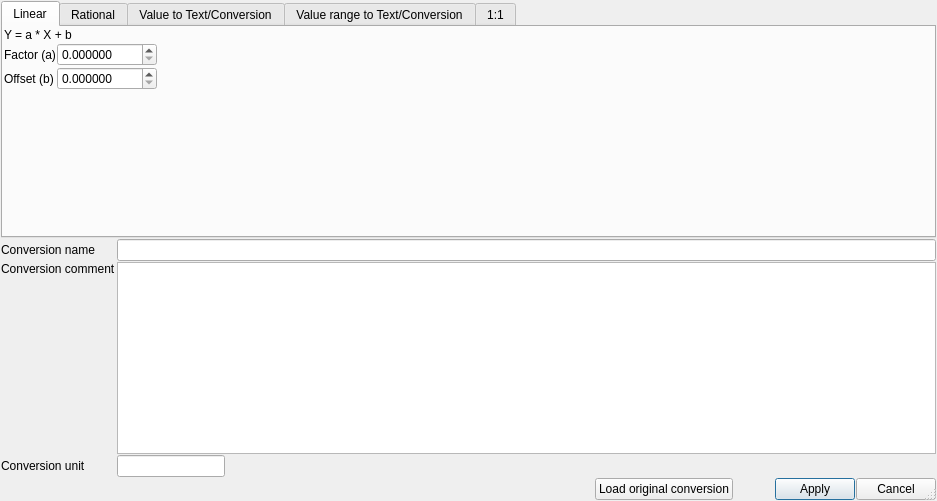
<?xml version="1.0" encoding="UTF-8"?>
<ui version="4.0">
 <class>ConversionDialog</class>
 <widget class="QDialog" name="ConversionDialog">
  <property name="geometry">
   <rect>
    <x>0</x>
    <y>0</y>
    <width>937</width>
    <height>501</height>
   </rect>
  </property>
  <property name="maximumSize">
   <size>
    <width>16777215</width>
    <height>16777215</height>
   </size>
  </property>
  <property name="windowTitle">
   <string>Define new channel</string>
  </property>
  <property name="windowIcon">
   <iconset resource="resource.qrc">
    <normaloff>:/plus.png</normaloff>:/plus.png</iconset>
  </property>
  <property name="sizeGripEnabled">
   <bool>true</bool>
  </property>
  <layout class="QGridLayout" name="gridLayout" rowstretch="1,0,0,0,0,0" columnstretch="0,0,1,0,0,0,0">
   <property name="leftMargin">
    <number>1</number>
   </property>
   <property name="topMargin">
    <number>1</number>
   </property>
   <property name="rightMargin">
    <number>1</number>
   </property>
   <property name="bottomMargin">
    <number>1</number>
   </property>
   <property name="spacing">
    <number>1</number>
   </property>
   <item row="5" column="2">
    <spacer name="horizontalSpacer_4">
     <property name="orientation">
      <enum>Qt::Orientation::Horizontal</enum>
     </property>
     <property name="sizeHint" stdset="0">
      <size>
       <width>40</width>
       <height>20</height>
      </size>
     </property>
    </spacer>
   </item>
   <item row="3" column="0">
    <widget class="QLabel" name="label_8">
     <property name="text">
      <string>Conversion comment</string>
     </property>
     <property name="alignment">
      <set>Qt::AlignmentFlag::AlignLeading|Qt::AlignmentFlag::AlignLeft|Qt::AlignmentFlag::AlignTop</set>
     </property>
    </widget>
   </item>
   <item row="1" column="0">
    <widget class="QLabel" name="label_7">
     <property name="text">
      <string>Conversion name</string>
     </property>
    </widget>
   </item>
   <item row="4" column="1">
    <widget class="QLineEdit" name="unit">
     <property name="placeholderText">
      <string/>
     </property>
    </widget>
   </item>
   <item row="4" column="0">
    <widget class="QLabel" name="label_6">
     <property name="text">
      <string>Conversion unit</string>
     </property>
    </widget>
   </item>
   <item row="5" column="5">
    <widget class="QPushButton" name="apply_btn">
     <property name="text">
      <string>Apply</string>
     </property>
    </widget>
   </item>
   <item row="1" column="1" colspan="6">
    <widget class="QLineEdit" name="name">
     <property name="inputMask">
      <string/>
     </property>
     <property name="text">
      <string/>
     </property>
     <property name="placeholderText">
      <string/>
     </property>
    </widget>
   </item>
   <item row="3" column="1" colspan="6">
    <widget class="QPlainTextEdit" name="comment"/>
   </item>
   <item row="5" column="3">
    <widget class="QPushButton" name="load_original_conversion_btn">
     <property name="text">
      <string>Load original conversion</string>
     </property>
    </widget>
   </item>
   <item row="5" column="6">
    <widget class="QPushButton" name="cancel_btn">
     <property name="text">
      <string>Cancel</string>
     </property>
    </widget>
   </item>
   <item row="5" column="1">
    <spacer name="horizontalSpacer_3">
     <property name="orientation">
      <enum>Qt::Orientation::Horizontal</enum>
     </property>
     <property name="sizeHint" stdset="0">
      <size>
       <width>40</width>
       <height>20</height>
      </size>
     </property>
    </spacer>
   </item>
   <item row="0" column="0" colspan="7">
    <widget class="QTabWidget" name="tabs">
     <property name="currentIndex">
      <number>0</number>
     </property>
     <widget class="QWidget" name="tab">
      <attribute name="title">
       <string>Linear</string>
      </attribute>
      <layout class="QGridLayout" name="gridLayout_5" columnstretch="0,0,0">
       <property name="leftMargin">
        <number>1</number>
       </property>
       <property name="topMargin">
        <number>1</number>
       </property>
       <property name="rightMargin">
        <number>1</number>
       </property>
       <property name="bottomMargin">
        <number>1</number>
       </property>
       <property name="spacing">
        <number>1</number>
       </property>
       <item row="2" column="0">
        <widget class="QLabel" name="label_10">
         <property name="text">
          <string>Offset (b)</string>
         </property>
        </widget>
       </item>
       <item row="2" column="1">
        <widget class="QDoubleSpinBox" name="b">
         <property name="decimals">
          <number>6</number>
         </property>
        </widget>
       </item>
       <item row="0" column="0" colspan="2">
        <widget class="QLabel" name="label_11">
         <property name="text">
          <string>Y = a * X + b</string>
         </property>
        </widget>
       </item>
       <item row="1" column="0">
        <widget class="QLabel" name="label_9">
         <property name="text">
          <string>Factor (a)</string>
         </property>
        </widget>
       </item>
       <item row="1" column="2">
        <spacer name="horizontalSpacer">
         <property name="orientation">
          <enum>Qt::Orientation::Horizontal</enum>
         </property>
         <property name="sizeHint" stdset="0">
          <size>
           <width>40</width>
           <height>20</height>
          </size>
         </property>
        </spacer>
       </item>
       <item row="1" column="1">
        <widget class="QDoubleSpinBox" name="a">
         <property name="minimumSize">
          <size>
           <width>100</width>
           <height>0</height>
          </size>
         </property>
         <property name="decimals">
          <number>6</number>
         </property>
        </widget>
       </item>
       <item row="3" column="0">
        <spacer name="verticalSpacer">
         <property name="orientation">
          <enum>Qt::Orientation::Vertical</enum>
         </property>
         <property name="sizeHint" stdset="0">
          <size>
           <width>20</width>
           <height>40</height>
          </size>
         </property>
        </spacer>
       </item>
      </layout>
     </widget>
     <widget class="QWidget" name="tab_2">
      <attribute name="title">
       <string>Rational</string>
      </attribute>
      <layout class="QGridLayout" name="gridLayout_6" columnstretch="0,0,0">
       <property name="leftMargin">
        <number>1</number>
       </property>
       <property name="topMargin">
        <number>1</number>
       </property>
       <property name="rightMargin">
        <number>1</number>
       </property>
       <property name="bottomMargin">
        <number>1</number>
       </property>
       <property name="spacing">
        <number>1</number>
       </property>
       <item row="1" column="0">
        <widget class="QLabel" name="label_3">
         <property name="text">
          <string>P1</string>
         </property>
        </widget>
       </item>
       <item row="7" column="0">
        <spacer name="verticalSpacer_2">
         <property name="orientation">
          <enum>Qt::Orientation::Vertical</enum>
         </property>
         <property name="sizeHint" stdset="0">
          <size>
           <width>20</width>
           <height>40</height>
          </size>
         </property>
        </spacer>
       </item>
       <item row="3" column="1">
        <widget class="QDoubleSpinBox" name="p3">
         <property name="decimals">
          <number>6</number>
         </property>
        </widget>
       </item>
       <item row="1" column="1">
        <widget class="QDoubleSpinBox" name="p1">
         <property name="minimumSize">
          <size>
           <width>100</width>
           <height>0</height>
          </size>
         </property>
         <property name="decimals">
          <number>6</number>
         </property>
        </widget>
       </item>
       <item row="2" column="1">
        <widget class="QDoubleSpinBox" name="p2">
         <property name="decimals">
          <number>6</number>
         </property>
        </widget>
       </item>
       <item row="2" column="0">
        <widget class="QLabel" name="label_4">
         <property name="text">
          <string>P2</string>
         </property>
        </widget>
       </item>
       <item row="6" column="0">
        <widget class="QLabel" name="label_15">
         <property name="text">
          <string>P6</string>
         </property>
        </widget>
       </item>
       <item row="4" column="0">
        <widget class="QLabel" name="label_13">
         <property name="text">
          <string>P4</string>
         </property>
        </widget>
       </item>
       <item row="6" column="1">
        <widget class="QDoubleSpinBox" name="p6">
         <property name="decimals">
          <number>6</number>
         </property>
        </widget>
       </item>
       <item row="5" column="1">
        <widget class="QDoubleSpinBox" name="p5">
         <property name="decimals">
          <number>6</number>
         </property>
        </widget>
       </item>
       <item row="3" column="0">
        <widget class="QLabel" name="label_5">
         <property name="text">
          <string>P3</string>
         </property>
        </widget>
       </item>
       <item row="4" column="1">
        <widget class="QDoubleSpinBox" name="p4">
         <property name="decimals">
          <number>6</number>
         </property>
        </widget>
       </item>
       <item row="5" column="0">
        <widget class="QLabel" name="label_14">
         <property name="text">
          <string>P5</string>
         </property>
        </widget>
       </item>
       <item row="1" column="2">
        <spacer name="horizontalSpacer_2">
         <property name="orientation">
          <enum>Qt::Orientation::Horizontal</enum>
         </property>
         <property name="sizeHint" stdset="0">
          <size>
           <width>40</width>
           <height>20</height>
          </size>
         </property>
        </spacer>
       </item>
       <item row="0" column="0" colspan="3">
        <widget class="QLabel" name="label_2">
         <property name="text">
          <string>Y = (P1 * X^2 + P2 * X +P3) / (P4 * X^2 + P5 * X + P6)</string>
         </property>
        </widget>
       </item>
      </layout>
     </widget>
     <widget class="QWidget" name="tab_3">
      <attribute name="title">
       <string>Value to Text/Conversion</string>
      </attribute>
      <layout class="QGridLayout" name="gridLayout_2" columnstretch="0,0,0,0,0">
       <property name="leftMargin">
        <number>1</number>
       </property>
       <property name="topMargin">
        <number>1</number>
       </property>
       <property name="rightMargin">
        <number>1</number>
       </property>
       <property name="bottomMargin">
        <number>1</number>
       </property>
       <property name="spacing">
        <number>1</number>
       </property>
       <item row="1" column="0" rowspan="4" colspan="4">
        <widget class="MinimalListWidget" name="vtt_list"/>
       </item>
       <item row="5" column="2">
        <widget class="QStackedWidget" name="vtt_mode">
         <property name="currentIndex">
          <number>0</number>
         </property>
         <widget class="QWidget" name="page">
          <layout class="QHBoxLayout" name="horizontalLayout">
           <property name="spacing">
            <number>1</number>
           </property>
           <property name="leftMargin">
            <number>1</number>
           </property>
           <property name="topMargin">
            <number>1</number>
           </property>
           <property name="rightMargin">
            <number>1</number>
           </property>
           <property name="bottomMargin">
            <number>1</number>
           </property>
           <item>
            <widget class="QLineEdit" name="vtt_default"/>
           </item>
          </layout>
         </widget>
         <widget class="QWidget" name="page_2">
          <layout class="QHBoxLayout" name="horizontalLayout_2">
           <property name="spacing">
            <number>1</number>
           </property>
           <property name="leftMargin">
            <number>1</number>
           </property>
           <property name="topMargin">
            <number>1</number>
           </property>
           <property name="rightMargin">
            <number>1</number>
           </property>
           <property name="bottomMargin">
            <number>1</number>
           </property>
           <item>
            <widget class="QPushButton" name="vtt_default_btn">
             <property name="text">
              <string>Default conversion</string>
             </property>
            </widget>
           </item>
          </layout>
         </widget>
        </widget>
       </item>
       <item row="2" column="4">
        <spacer name="verticalSpacer_3">
         <property name="orientation">
          <enum>Qt::Orientation::Vertical</enum>
         </property>
         <property name="sizeHint" stdset="0">
          <size>
           <width>20</width>
           <height>40</height>
          </size>
         </property>
        </spacer>
       </item>
       <item row="1" column="4">
        <widget class="QPushButton" name="insert_btn">
         <property name="text">
          <string>Insert</string>
         </property>
        </widget>
       </item>
       <item row="5" column="0">
        <widget class="QLabel" name="label_16">
         <property name="text">
          <string>Default</string>
         </property>
        </widget>
       </item>
       <item row="0" column="0" colspan="4">
        <widget class="QLabel" name="label">
         <property name="text">
          <string>X -&gt; Y (str/float) </string>
         </property>
        </widget>
       </item>
       <item row="4" column="4">
        <widget class="QPushButton" name="reset_btn">
         <property name="text">
          <string>Reset</string>
         </property>
        </widget>
       </item>
       <item row="5" column="1">
        <widget class="QComboBox" name="vtt_default_mode">
         <item>
          <property name="text">
           <string>Text</string>
          </property>
         </item>
         <item>
          <property name="text">
           <string>Conversion</string>
          </property>
         </item>
        </widget>
       </item>
      </layout>
     </widget>
     <widget class="QWidget" name="tab_4">
      <attribute name="title">
       <string>Value range to Text/Conversion</string>
      </attribute>
      <layout class="QGridLayout" name="gridLayout_3">
       <property name="leftMargin">
        <number>1</number>
       </property>
       <property name="topMargin">
        <number>1</number>
       </property>
       <property name="rightMargin">
        <number>1</number>
       </property>
       <property name="bottomMargin">
        <number>1</number>
       </property>
       <property name="spacing">
        <number>1</number>
       </property>
       <item row="1" column="0" rowspan="3" colspan="4">
        <widget class="MinimalListWidget" name="vrtt_list"/>
       </item>
       <item row="0" column="0" colspan="4">
        <widget class="QLabel" name="label_12">
         <property name="text">
          <string>[ .. X .. )  -&gt; Y (str/float) </string>
         </property>
        </widget>
       </item>
       <item row="4" column="2">
        <widget class="QStackedWidget" name="vrtt_mode">
         <property name="currentIndex">
          <number>0</number>
         </property>
         <widget class="QWidget" name="page_3">
          <layout class="QHBoxLayout" name="horizontalLayout_3">
           <property name="spacing">
            <number>1</number>
           </property>
           <property name="leftMargin">
            <number>1</number>
           </property>
           <property name="topMargin">
            <number>1</number>
           </property>
           <property name="rightMargin">
            <number>1</number>
           </property>
           <property name="bottomMargin">
            <number>1</number>
           </property>
           <item>
            <widget class="QLineEdit" name="vrtt_default"/>
           </item>
          </layout>
         </widget>
         <widget class="QWidget" name="page_4">
          <layout class="QHBoxLayout" name="horizontalLayout_4">
           <property name="spacing">
            <number>1</number>
           </property>
           <property name="leftMargin">
            <number>1</number>
           </property>
           <property name="topMargin">
            <number>1</number>
           </property>
           <property name="rightMargin">
            <number>1</number>
           </property>
           <property name="bottomMargin">
            <number>1</number>
           </property>
           <item>
            <widget class="QPushButton" name="vrtt_default_btn">
             <property name="text">
              <string>Default conversion</string>
             </property>
            </widget>
           </item>
          </layout>
         </widget>
        </widget>
       </item>
       <item row="1" column="4">
        <widget class="QPushButton" name="insert_vrtt_btn">
         <property name="text">
          <string>Insert</string>
         </property>
        </widget>
       </item>
       <item row="2" column="4">
        <spacer name="verticalSpacer_4">
         <property name="orientation">
          <enum>Qt::Orientation::Vertical</enum>
         </property>
         <property name="sizeHint" stdset="0">
          <size>
           <width>20</width>
           <height>78</height>
          </size>
         </property>
        </spacer>
       </item>
       <item row="3" column="4">
        <widget class="QPushButton" name="reset_vrtt_btn">
         <property name="text">
          <string>Reset</string>
         </property>
        </widget>
       </item>
       <item row="4" column="0">
        <widget class="QLabel" name="label_17">
         <property name="text">
          <string>Default</string>
         </property>
        </widget>
       </item>
       <item row="4" column="1">
        <widget class="QComboBox" name="vrtt_default_mode">
         <item>
          <property name="text">
           <string>Text</string>
          </property>
         </item>
         <item>
          <property name="text">
           <string>Conversion</string>
          </property>
         </item>
        </widget>
       </item>
      </layout>
     </widget>
     <widget class="QWidget" name="tab_5">
      <attribute name="title">
       <string>1:1</string>
      </attribute>
      <layout class="QVBoxLayout" name="verticalLayout">
       <property name="spacing">
        <number>1</number>
       </property>
       <property name="leftMargin">
        <number>1</number>
       </property>
       <property name="topMargin">
        <number>1</number>
       </property>
       <property name="rightMargin">
        <number>1</number>
       </property>
       <property name="bottomMargin">
        <number>1</number>
       </property>
       <item>
        <widget class="QLabel" name="label_18">
         <property name="text">
          <string>X -&gt; X</string>
         </property>
        </widget>
       </item>
       <item>
        <spacer name="verticalSpacer_5">
         <property name="orientation">
          <enum>Qt::Orientation::Vertical</enum>
         </property>
         <property name="sizeHint" stdset="0">
          <size>
           <width>20</width>
           <height>166</height>
          </size>
         </property>
        </spacer>
       </item>
      </layout>
     </widget>
    </widget>
   </item>
   <item row="5" column="4">
    <spacer name="horizontalSpacer_5">
     <property name="orientation">
      <enum>Qt::Orientation::Horizontal</enum>
     </property>
     <property name="sizeHint" stdset="0">
      <size>
       <width>40</width>
       <height>20</height>
      </size>
     </property>
    </spacer>
   </item>
  </layout>
 </widget>
 <customwidgets>
  <customwidget>
   <class>MinimalListWidget</class>
   <extends>QListWidget</extends>
   <header>asammdf.gui.widgets.list.h</header>
  </customwidget>
 </customwidgets>
 <tabstops>
  <tabstop>tabs</tabstop>
  <tabstop>a</tabstop>
  <tabstop>b</tabstop>
  <tabstop>p1</tabstop>
  <tabstop>p2</tabstop>
  <tabstop>p3</tabstop>
  <tabstop>p4</tabstop>
  <tabstop>p5</tabstop>
  <tabstop>p6</tabstop>
  <tabstop>vtt_list</tabstop>
  <tabstop>insert_btn</tabstop>
  <tabstop>reset_btn</tabstop>
  <tabstop>vtt_default_mode</tabstop>
  <tabstop>vtt_default</tabstop>
  <tabstop>vrtt_list</tabstop>
  <tabstop>insert_vrtt_btn</tabstop>
  <tabstop>reset_vrtt_btn</tabstop>
  <tabstop>vrtt_default_mode</tabstop>
  <tabstop>vrtt_default</tabstop>
  <tabstop>name</tabstop>
  <tabstop>comment</tabstop>
  <tabstop>unit</tabstop>
  <tabstop>apply_btn</tabstop>
  <tabstop>cancel_btn</tabstop>
  <tabstop>vrtt_default_btn</tabstop>
  <tabstop>vtt_default_btn</tabstop>
 </tabstops>
 <resources>
  <include location="resource.qrc"/>
 </resources>
 <connections/>
</ui>
